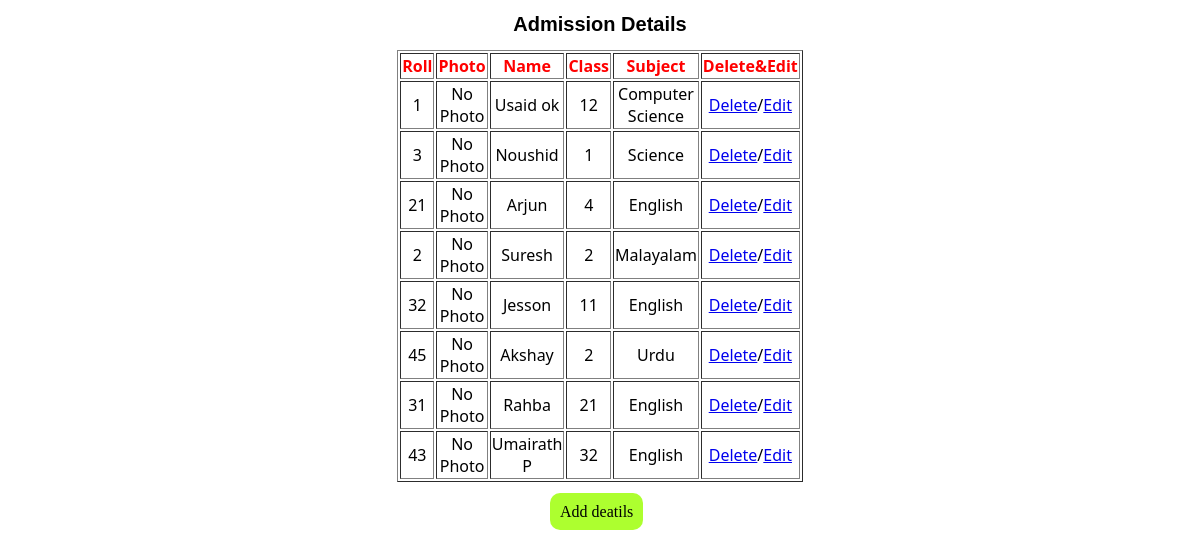
The page / on the database its author committed.
### myapp/models.py (models this page shows)
class Students(models.Model):
    Roll=models.IntegerField(null=True)
    Name=models.CharField(max_length=250)
    Class=models.IntegerField(null=True)
    Subject=models.CharField(max_length=250)
    Student_photo=models.ImageField(upload_to='images/',null=True)

### myapp/views.py (the view)
def display(request):
    frm=StudentsForm()
    displayDetails=Students.objects.all()
    return render (request , 'index.html',{'StdDet':displayDetails,'frm':frm})

### myapp/Templates/index.html (shortened to what this page needs)
{% load static %}
<!DOCTYPE html>
<html lang="en">
<head>
    <link rel="stylesheet" href="{% static 'css/style.css' %}">
</head>
<body>
    <h1 style="text-align: center;font-family: sans-serif;font-size: 20px;">Admission Details</h1>
    <table border="1">
        <th>Roll</th>
        <th>Photo</th>
        <th>Name</th>
        <th>Class</th>
        <th>Subject</th>
        <th>Delete&Edit</th>
        {%for Std in StdDet%}
        <tr>
            <td>{{Std.Roll}}</td>
            <td>
                {% if Std.Student_photo%}
                <img src="{{Std.Student_photo.url}}" alt="{{Std.Name}}" style="height: 50px;width: 50px;">
                {%else%}
                No Photo
                {%endif%}
            </td>
            <td>{{Std.Name}}</td>
            <td>{{Std.Class}}</td>
            <td>{{Std.Subject}}</td>
            <td><a href="{% url 'delete' Std.id %}">Delete</a>/<a href="{% url 'edit' Std.id %}">Edit</a></td>
        </tr>
        {% endfor %}
    </table>
    <div class="container">
        <div class="btn-wrapper">
            <a href="{% url 'create' %}" class="create-btn">Add deatils</a>
        </div>
    </div>
</body>
</html>

### myapp/static/css/style.css (style rules this page uses)
table { margin: auto; text-align: center; font-family:'Segoe UI', Tahoma, Geneva, Verdana, sans-serif; height: auto; width: 400px; }
table th { color: red; }
.container { height: 100px; position: relative; width: 100px; margin: auto; }
.btn-wrapper { margin: auto; position: absolute; top: 30%; -ms-transform: translateY(-50%); transform:translateY(-50%); }
.create-btn { text-decoration: none; background-color: greenyellow; padding: 10px; border-radius: 10px; color: black; cursor: pointer; }

### rows shown on the page
Students: Roll "1", shows "No Photo", Name "Usaid ok", Class "12", Subject "Computer Science"
Students: Roll "3", shows "No Photo", Name "Noushid", Class "1", Subject "Science"
Students: Roll "21", shows "No Photo", Name "Arjun", Class "4", Subject "English"
Students: Roll "2", shows "No Photo", Name "Suresh", Class "2", Subject "Malayalam"
Students: Roll "32", shows "No Photo", Name "Jesson", Class "11", Subject "English"
Students: Roll "45", shows "No Photo", Name "Akshay", Class "2", Subject "Urdu"
Students: Roll "31", shows "No Photo", Name "Rahba", Class "21", Subject "English"
Students: Roll "43", shows "No Photo", Name "Umairath P", Class "32", Subject "English"
